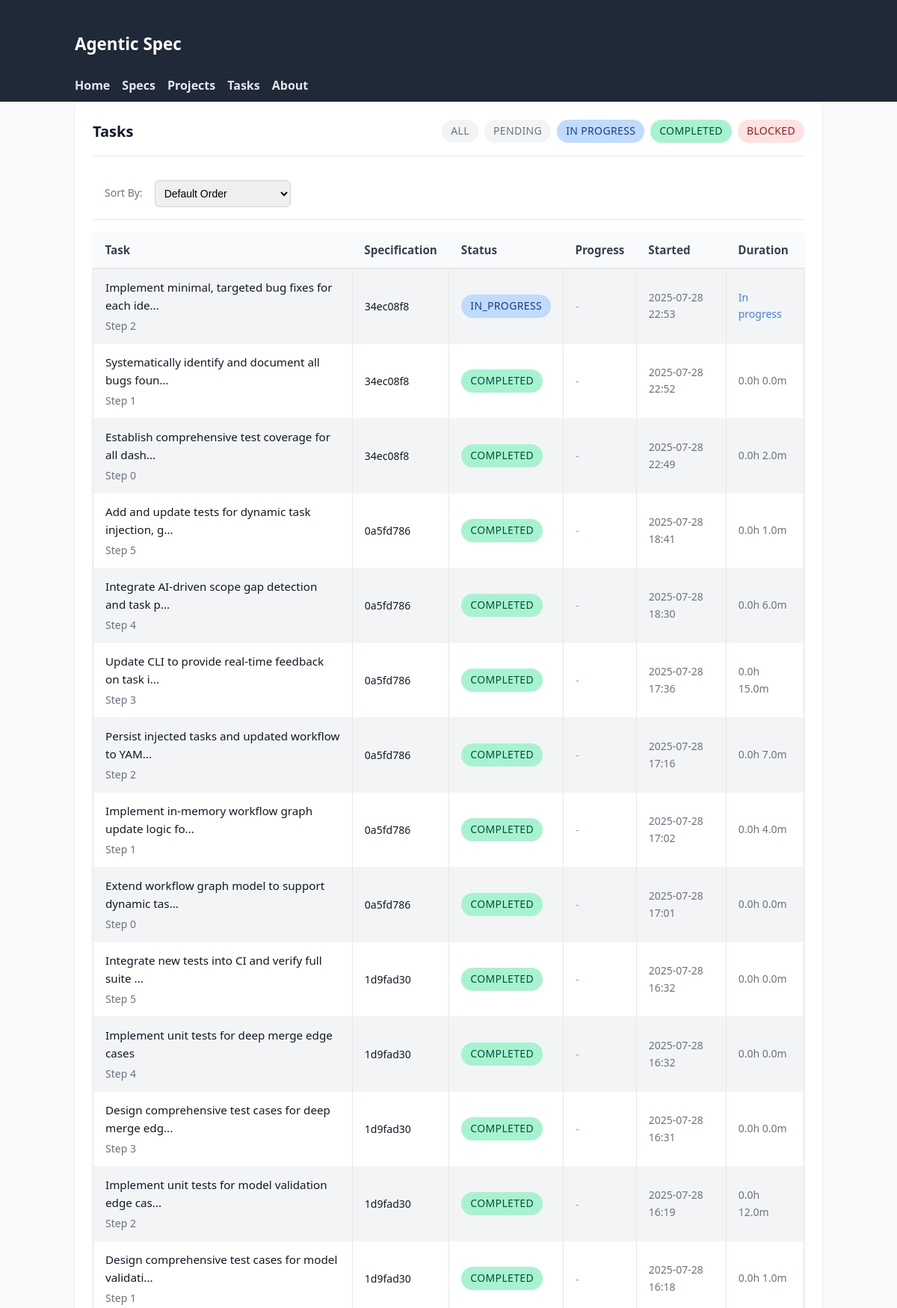
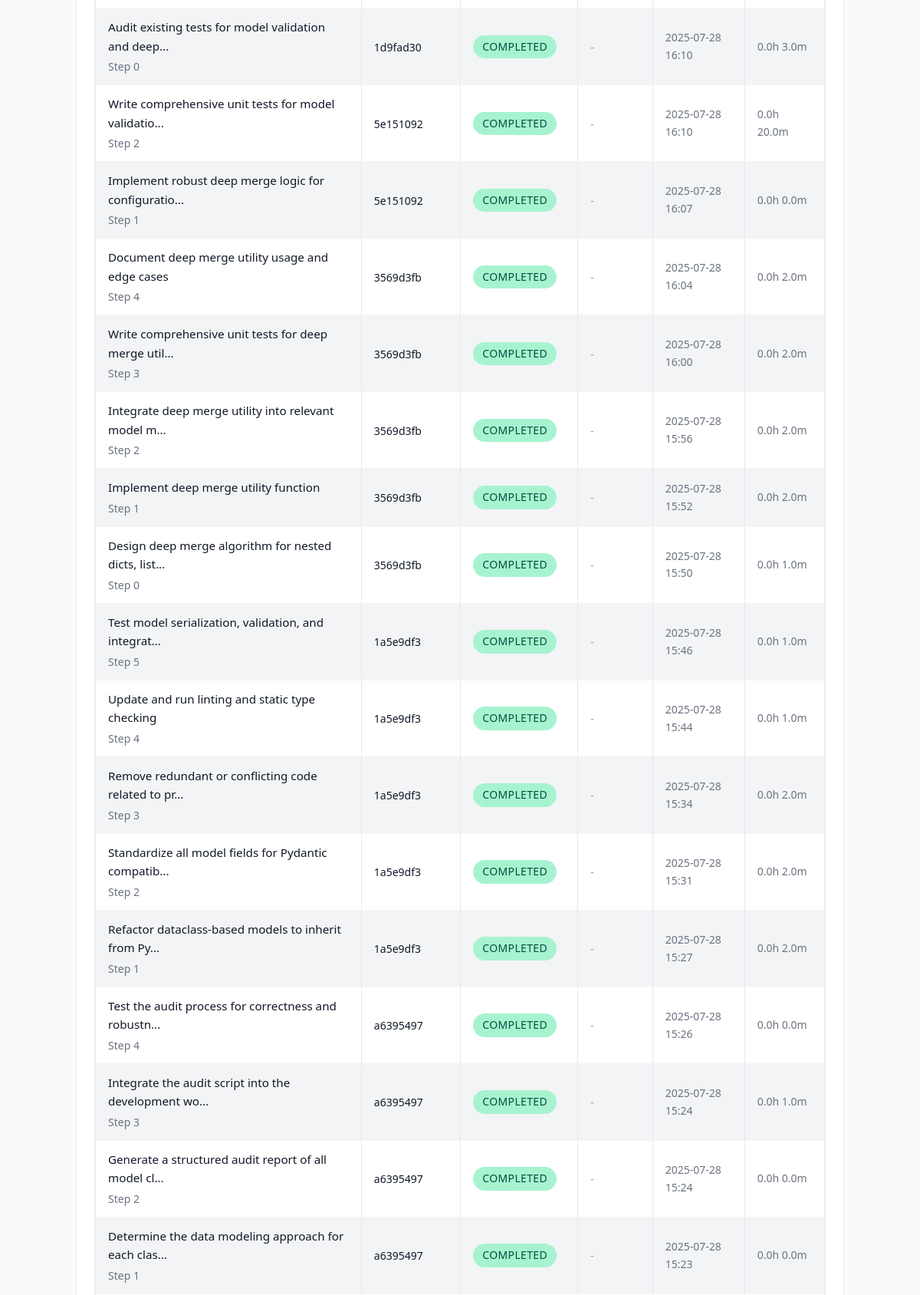
The page /tasks (upper part) on the database its author committed (2 pictures, top to bottom).
### tables this page shows
CREATE TABLE tasks (
                id TEXT PRIMARY KEY,
                spec_id TEXT NOT NULL,
                step_index INTEGER NOT NULL,
                task TEXT NOT NULL,
                details TEXT NOT NULL,
                files TEXT NOT NULL,
                acceptance TEXT NOT NULL,
                estimated_effort TEXT NOT NULL,
                sub_spec_id TEXT,
                decomposition_hint TEXT,
                status TEXT DEFAULT 'pending',
                started_at TIMESTAMP,
                completed_at TIMESTAMP,
                time_spent_minutes INTEGER,
                completion_notes TEXT,
                blockers TEXT DEFAULT '[]',
                -- Enhanced tracking fields
                is_completed BOOLEAN DEFAULT FALSE,
                assigned_to TEXT DEFAULT 'unassigned',
                priority INTEGER DEFAULT 5,
                last_accessed TIMESTAMP,
                estimated_completion_date TIMESTAMP,
                actual_effort_minutes INTEGER,
                dependencies TEXT DEFAULT '[]',
                -- Lifecycle timestamps
                blocked_at TIMESTAMP,
                unblocked_at TIMESTAMP,
                approved_at TIMESTAMP,
                rejected_at TIMESTAMP,
                FOREIGN KEY (spec_id) REFERENCES specifications (id) ON DELETE CASCADE
            );

### agentic_spec/web_ui.py (the view)
@app.get("/tasks", response_class=HTMLResponse)
async def list_tasks(
    request: Request,
    status: str | None = None,
    spec_id: str | None = None,
    project: str | None = None,
    start_date: str | None = None,
    end_date: str | None = None,
):
    def _parse_date(date_str: str | None) -> datetime | None:
        if not date_str:
            return None
        try:
            return datetime.fromisoformat(date_str)
        except ValueError:
            return None
    start_dt = _parse_date(start_date)
    end_dt = _parse_date(end_date)
    async with await get_db_manager() as manager:
        candidate_tasks: list[TaskDB] = []
        if spec_id:
            candidate_tasks = await manager.backend.get_tasks_for_spec(spec_id)
        else:
            specs: list[SpecificationDB] = await manager.backend.list_specifications()
            if project:
                specs = [s for s in specs if s.context.get("project") == project]
            for spec in specs:
                spec_tasks = await manager.backend.get_tasks_for_spec(spec.id)
                candidate_tasks.extend(spec_tasks)
        if status:
            candidate_tasks = [t for t in candidate_tasks if t.status.value == status]
        if start_dt:
            candidate_tasks = [
                t for t in candidate_tasks if t.started_at and t.started_at >= start_dt
            ]
        if end_dt:
            candidate_tasks = [
                t for t in candidate_tasks if t.started_at and t.started_at <= end_dt
            ]
        candidate_tasks.sort(key=lambda t: t.started_at or datetime.min, reverse=True)
        ctx = base_context(request, title="Tasks")
        ctx.update(
            {
                "tasks": candidate_tasks,
                "filters": {
                    "status": status,
                    "spec_id": spec_id,
                    "project": project,
                    "start_date": start_date,
                    "end_date": end_date,
                },
            }
        )
        return templates.TemplateResponse("task_list.html", ctx)

### agentic_spec/web_templates/task_list.html (shortened to what this page needs)
{% extends 'base.html' %}
{% block content %}
<div class="card">
  <div class="card-header">
    <h2 class="card-title">Tasks{% if filters.status %} – {{ filters.status|capitalize }}{% endif %}</h2>
    <div style="display: flex; gap: 0.5rem; flex-wrap: wrap;">
      <a href="/tasks" class="status-badge {% if not filters.status %}pending{% endif %}" style="text-decoration: none;">All</a>
      <a href="/tasks?status=pending" class="status-badge pending" style="text-decoration: none;">Pending</a>
      <a href="/tasks?status=in_progress" class="status-badge in_progress" style="text-decoration: none;">In Progress</a>
      <a href="/tasks?status=completed" class="status-badge completed" style="text-decoration: none;">Completed</a>
      <a href="/tasks?status=blocked" class="status-badge blocked" style="text-decoration: none;">Blocked</a>
    </div>
  </div>
  <div style="display: flex; gap: 1rem; padding: 1rem; border-bottom: 1px solid #e5e7eb; align-items: center;">
    <label for="task-sort-by" style="font-size: 0.875rem; color: #6b7280;">Sort By:</label>
    <select id="task-sort-by" style="padding: 0.5rem; border: 1px solid #d1d5db; border-radius: 0.375rem; font-size: 0.875rem;">
      <option value="default">Default Order</option>
    </select>
  </div>
  {% if tasks %}
  <table>
    <thead>
      <tr>
        <th>Task</th>
        <th>Specification</th>
        <th>Status</th>
        <th>Progress</th>
        <th>Started</th>
        <th>Duration</th>
      </tr>
    </thead>
    <tbody>
      {% for t in tasks %}
      <tr>
        <td>
          <a href="/tasks/{{ t.id }}">{{ t.task[:50] }}{% if t.task|length > 50 %}...{% endif %}</a>
          <div class="card-subtitle">Step {{ t.id.split(':')[-1] }}</div>
        </td>
        <td>
          <a href="/specs/{{ t.spec_id }}" style="font-size: 0.875rem;">{{ t.spec_id }}</a>
        </td>
        <td>
          <span class="status-badge {{ t.status.value }}">{{ t.status.value }}</span>
        </td>
        <td>
          {% if t.progress_percentage %}
          <div class="progress-bar" style="width: 100px;">
            <div class="progress-fill" style="width: {{ t.progress_percentage }}%"></div>
          </div>
          <span style="font-size: 0.75rem; color: #6b7280;">{{ t.progress_percentage }}%</span>
          {% else %}
          <span style="color: #9ca3af;">-</span>
          {% endif %}
        </td>
        <td style="font-size: 0.875rem; color: #6b7280;">
          {% if t.started_at %}
          {{ t.started_at.strftime('%Y-%m-%d %H:%M') }}
          {% else %}
          <span style="color: #9ca3af;">Not started</span>
          {% endif %}
        </td>
        <td style="font-size: 0.875rem; color: #6b7280;">
          {% if t.started_at and t.completed_at %}
          {{ (t.completed_at - t.started_at).total_seconds() // 3600 }}h {{ ((t.completed_at - t.started_at).total_seconds() % 3600) // 60 }}m
          {% elif t.started_at %}
          <span style="color: #3b82f6;">In progress</span>
          {% else %}
          <span style="color: #9ca3af;">-</span>
          {% endif %}
        </td>
      </tr>
      {% endfor %}
    </tbody>
  </table>
  {% else %}
  <p style="color: #6b7280; text-align: center; padding: 3rem 0;">
    No tasks found{% if filters.status %} with status "{{ filters.status }}"{% endif %}.
  </p>
  {% endif %}
</div>
{% endblock %}

### agentic_spec/web_templates/static/styles.css (style rules this page uses)
body { font-family: system-ui, -apple-system, Segoe UI, Roboto, Helvetica, Arial, sans-serif; margin: 0; background: #f9fafb; color: #111827; line-height: 1.6; }
table { width: 100%; border-collapse: collapse; margin-top: 1rem; font-size: 0.95rem; }
th { background: #374151; color: #fff; padding: 8px; text-align: left; }
td { padding: 8px; border: 1px solid #e5e7eb; }
tbody tr:nth-child(odd) { background: #f3f4f6; }
table a { color: inherit; text-decoration: none; }
.status-badge { display: inline-flex; align-items: center; gap: 0.25rem; padding: 0.25rem 0.75rem; border-radius: 9999px; font-size: 0.875rem; font-weight: 500; text-transform: uppercase; letter-spacing: 0.025em; }
.status-badge.pending { background: #f3f4f6; color: #6b7280; }
.status-badge.in_progress { background: #bfdbfe; color: #1e3a8a; }
.status-badge.completed { background: #a7f3d0; color: #064e3b; }
.status-badge.blocked { background: #fee2e2; color: #991b1b; }
.card { background: #fff; border-radius: 0.5rem; box-shadow: 0 1px 3px rgba(0,0,0,0.1); padding: 1.5rem; margin-bottom: 1.5rem; }
.card-header { display: flex; justify-content: space-between; align-items: center; margin-bottom: 1rem; padding-bottom: 1rem; border-bottom: 1px solid #e5e7eb; }
.card-title { font-size: 1.25rem; font-weight: 600; color: #111827; margin: 0; }
.card-subtitle { font-size: 0.875rem; color: #6b7280; margin-top: 0.25rem; }
table { width: 100%; border-collapse: collapse; margin-top: 1rem; font-size: 0.95rem; background: #fff; border-radius: 0.5rem; overflow: hidden; box-shadow: 0 1px 3px rgba(0,0,0,0.1); }
th { background: #f9fafb; color: #374151; padding: 0.75rem 1rem; text-align: left; font-weight: 600; border-bottom: 2px solid #e5e7eb; }
td { padding: 0.75rem 1rem; border-bottom: 1px solid #f3f4f6; }

### rows shown on the page
tasks: task "Implement minimal, targeted bug fixes for each ide", id "2", spec_id "34ec08f8", status.value "IN_PROGRESS", started_at "2025-07-28 22:53", shows "In progress"
tasks: task "Systematically identify and document all bugs foun", id "1", spec_id "34ec08f8", status.value "COMPLETED", started_at "2025-07-28 22:52", completed_at "0.0"
tasks: task "Establish comprehensive test coverage for all dash", id "0", spec_id "34ec08f8", status.value "COMPLETED", started_at "2025-07-28 22:49", completed_at "0.0", completed_at "2.0"
tasks: task "Add and update tests for dynamic task injection, g", id "5", spec_id "0a5fd786", status.value "COMPLETED", started_at "2025-07-28 18:41", completed_at "0.0", completed_at "1.0"
tasks: task "Integrate AI-driven scope gap detection and task p", id "4", spec_id "0a5fd786", status.value "COMPLETED", started_at "2025-07-28 18:30", completed_at "0.0", completed_at "6.0"
tasks: task "Update CLI to provide real-time feedback on task i", id "3", spec_id "0a5fd786", status.value "COMPLETED", started_at "2025-07-28 17:36", completed_at "0.0", completed_at "15.0"
tasks: task "Persist injected tasks and updated workflow to YAM", id "2", spec_id "0a5fd786", status.value "COMPLETED", started_at "2025-07-28 17:16", completed_at "0.0", completed_at "7.0"
tasks: task "Implement in-memory workflow graph update logic fo", id "1", spec_id "0a5fd786", status.value "COMPLETED", started_at "2025-07-28 17:02", completed_at "0.0", completed_at "4.0"
tasks: task "Extend workflow graph model to support dynamic tas", id "0", spec_id "0a5fd786", status.value "COMPLETED", started_at "2025-07-28 17:01", completed_at "0.0"
tasks: task "Integrate new tests into CI and verify full suite", id "5", spec_id "1d9fad30", status.value "COMPLETED", started_at "2025-07-28 16:32", completed_at "0.0"
tasks: task "Implement unit tests for deep merge edge cases", id "4", spec_id "1d9fad30", status.value "COMPLETED", started_at "2025-07-28 16:32", completed_at "0.0"
tasks: task "Design comprehensive test cases for deep merge edg", id "3", spec_id "1d9fad30", status.value "COMPLETED", started_at "2025-07-28 16:31", completed_at "0.0"
tasks: task "Implement unit tests for model validation edge cas", id "2", spec_id "1d9fad30", status.value "COMPLETED", started_at "2025-07-28 16:19", completed_at "0.0", completed_at "12.0"
tasks: task "Design comprehensive test cases for model validati", id "1", spec_id "1d9fad30", status.value "COMPLETED", started_at "2025-07-28 16:18", completed_at "0.0", completed_at "1.0"
tasks: task "Audit existing tests for model validation and deep", id "0", spec_id "1d9fad30", status.value "COMPLETED", started_at "2025-07-28 16:10", completed_at "0.0", completed_at "3.0"
tasks: task "Write comprehensive unit tests for model validatio", id "2", spec_id "5e151092", status.value "COMPLETED", started_at "2025-07-28 16:10", completed_at "0.0", completed_at "20.0"
tasks: task "Implement robust deep merge logic for configuratio", id "1", spec_id "5e151092", status.value "COMPLETED", started_at "2025-07-28 16:07", completed_at "0.0"
tasks: task "Document deep merge utility usage and edge cases", id "4", spec_id "3569d3fb", status.value "COMPLETED", started_at "2025-07-28 16:04", completed_at "0.0", completed_at "2.0"
tasks: task "Write comprehensive unit tests for deep merge util", id "3", spec_id "3569d3fb", status.value "COMPLETED", started_at "2025-07-28 16:00", completed_at "0.0", completed_at "2.0"
tasks: task "Integrate deep merge utility into relevant model m", id "2", spec_id "3569d3fb", status.value "COMPLETED", started_at "2025-07-28 15:56", completed_at "0.0", completed_at "2.0"
tasks: task "Implement deep merge utility function", id "1", spec_id "3569d3fb", status.value "COMPLETED", started_at "2025-07-28 15:52", completed_at "0.0", completed_at "2.0"
tasks: task "Design deep merge algorithm for nested dicts, list", id "0", spec_id "3569d3fb", status.value "COMPLETED", started_at "2025-07-28 15:50", completed_at "0.0", completed_at "1.0"
tasks: task "Test model serialization, validation, and integrat", id "5", spec_id "1a5e9df3", status.value "COMPLETED", started_at "2025-07-28 15:46", completed_at "0.0", completed_at "1.0"
tasks: task "Update and run linting and static type checking", id "4", spec_id "1a5e9df3", status.value "COMPLETED", started_at "2025-07-28 15:44", completed_at "0.0", completed_at "1.0"
tasks: task "Remove redundant or conflicting code related to pr", id "3", spec_id "1a5e9df3", status.value "COMPLETED", started_at "2025-07-28 15:34", completed_at "0.0", completed_at "2.0"
tasks: task "Standardize all model fields for Pydantic compatib", id "2", spec_id "1a5e9df3", status.value "COMPLETED", started_at "2025-07-28 15:31", completed_at "0.0", completed_at "2.0"
tasks: task "Refactor dataclass-based models to inherit from Py", id "1", spec_id "1a5e9df3", status.value "COMPLETED", started_at "2025-07-28 15:27", completed_at "0.0", completed_at "2.0"
tasks: task "Test the audit process for correctness and robustn", id "4", spec_id "a6395497", status.value "COMPLETED", started_at "2025-07-28 15:26", completed_at "0.0"
tasks: task "Integrate the audit script into the development wo", id "3", spec_id "a6395497", status.value "COMPLETED", started_at "2025-07-28 15:24", completed_at "0.0", completed_at "1.0"
tasks: task "Generate a structured audit report of all model cl", id "2", spec_id "a6395497", status.value "COMPLETED", started_at "2025-07-28 15:24", completed_at "0.0"
tasks: task "Determine the data modeling approach for each clas", id "1", spec_id "a6395497", status.value "COMPLETED", started_at "2025-07-28 15:23", completed_at "0.0"
